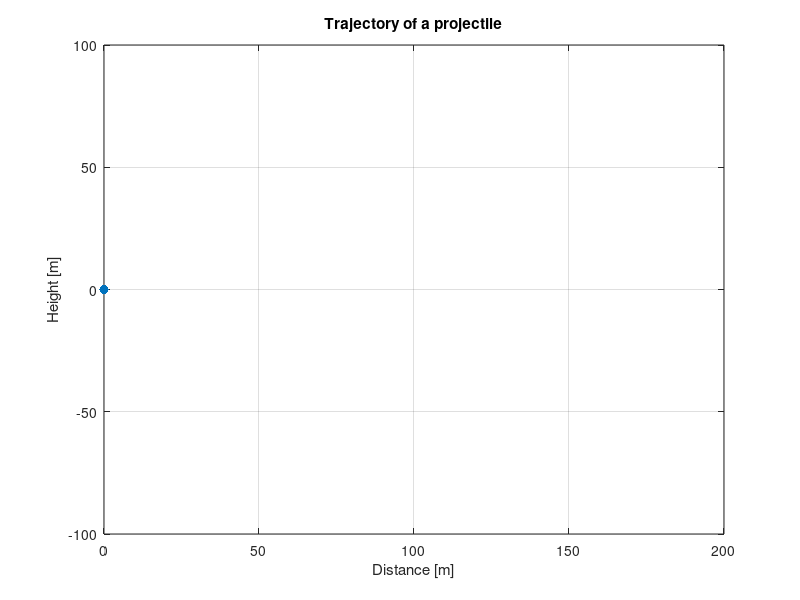

Write the MATLAB code that produced this figure. (Note: this script raises an error after producing the figure.)
%% 1. Parameters
% a. Parameters for throwing
v0      = 35;   % m/s
angle   = 45;   % degree

% b. Parameters for position
x0      = 0;    % distance
y0      = 0;    % height

% c. Parameters for scenario
xmin =    0;	% minimal distance
xmax =  200;    % maximal distance
ymin = -100;    % minimal height
ymax =  100;    % maximal height

% d. Parameters for gravitation and simulation time
g       = -9.81;% m/s^2
dt      = 0.01; % time resolution for simulation

%% 2. Simulation for throwing
% Initial coordinates
y = y0;         % Initial value for distance coordinate
x = x0;         % Initial value for height coordinate
% Initial time
t = 0;          % time
% Initial velocity
vx = cos(angle/180*pi) * v0;    % velocity in direction of x
vy = sin(angle/180*pi) * v0;    % velocity in direction of y

% Initiate plot
figure(1)
    
    H = plot(x,y,'.','MarkerSize', 20);
    xlim([xmin xmax])
    ylim([ymin ymax])
    xlabel('Distance [m]')
    ylabel('Height [m]')
    title('Trajectory of a projectile')
    grid on
 Z = animatedline;
% SIMULATION
while((x<=xmax) && (x>=xmin) && (y>=ymin) && (y<=ymax))
    t 	= t  + dt;      % time change
    %vx = vx;           % vx does not change during the simulations
    vy 	= vy + g*dt;    % change of the vy
    x 	= x  + dt*vx;   % new x position
    y 	= y  + dt*vy;   % new y position

    set(H,'Xdata',x,'Ydata',y); % Move object
    addpoints(Z,x,y);
    drawnow;                    % Update graphics
end